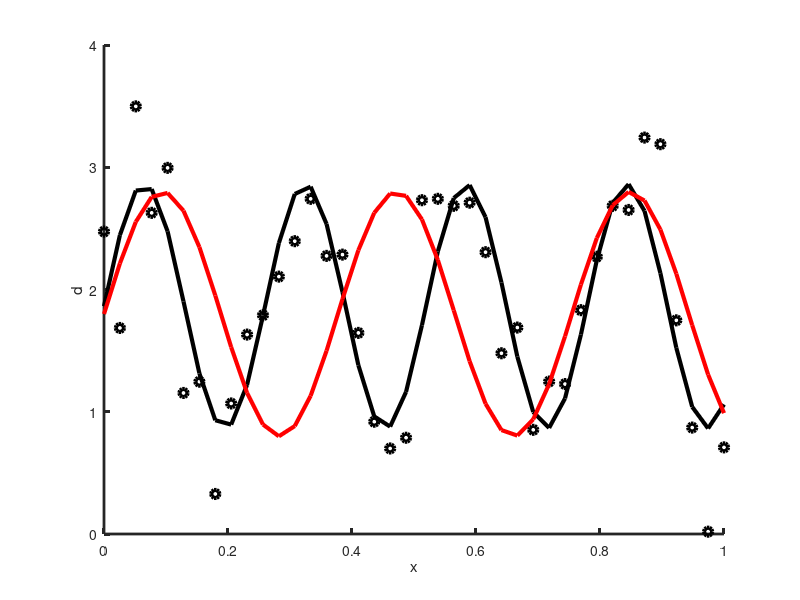
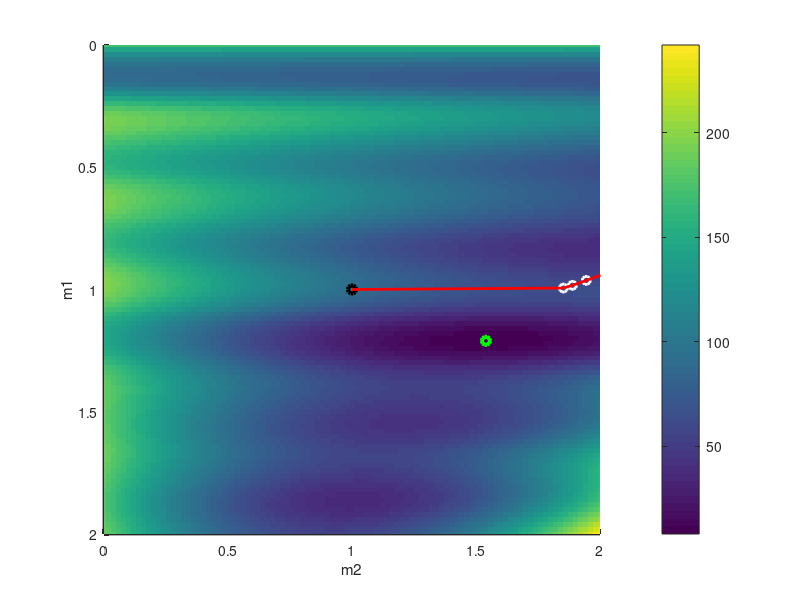
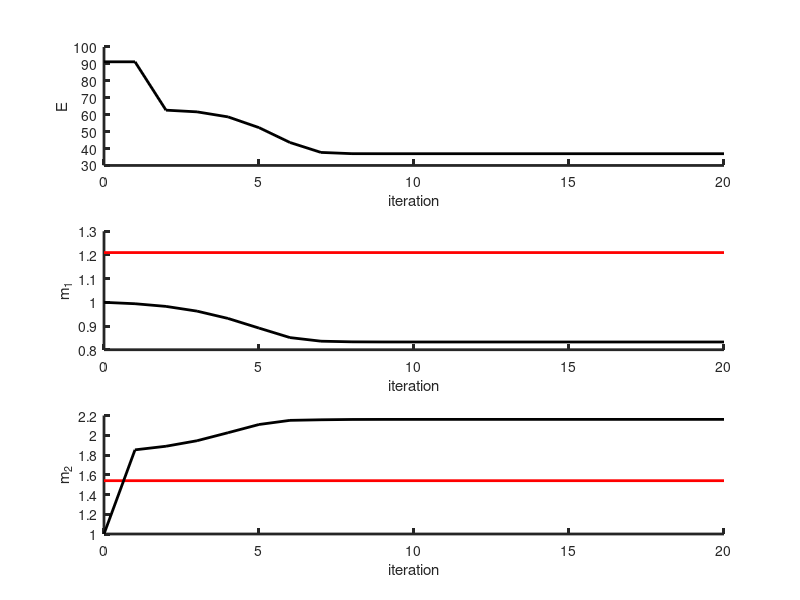

MATLAB code to generate these figures, in order:
% gda09_11
% Newton's method example

% data are in a sinple auxillary variable, x
N=40;
xmin=0;
xmax=1.0;
Dx=(xmax-xmin)/(N-1);
x = Dx*[0:N-1]';

% true model parameters
M=2;
mt = [1.21, 1.54]';

% y=f(x, m1, m2);
w0=20;
dtrue = sin(w0*mt(1)*x) + mt(1)*mt(2);
sd=0.4;
dobs = dtrue + random('Normal',0,sd,N,1);

% plot data
figure(1);
clf;
set(gca,'LineWidth',2);
hold on;
axis( [0, xmax, 0, 4 ] );
plot(x,dtrue,'k-','LineWidth',3);
plot(x,dobs,'ko','LineWidth',3);
xlabel('x');
ylabel('d');

% 2D grid, for plotting purposes only
L = 101;
Dm = 0.02;
m1min=0;
m2min=0;
m1a = m1min+Dm*[0:L-1]';
m2a = m2min+Dm*[0:L-1]';
m1max = m1a(L);
m2max = m2a(L);

% compute error, E, on grid for plotting purposed only
E = zeros(L,L);
for j = [1:L]
for k = [1:L]
    dpre = sin(w0*m1a(j)*x) + m1a(j)*m2a(k);
    E(j,k) = (dobs-dpre)'*(dobs-dpre);
end
end

figure(2);
clf;
set(gca,'LineWidth',2);
hold on;
axis( [m2min, m2max, m1min, m1max] );
axis ij;
imagesc( [m2min, m2max], [m1min, m1max], E);
colorbar;
xlabel('m2');
ylabel('m1');
plot( mt(2), mt(1), 'go', 'LineWidth', 3 );

% Newton's method, calculate derivatives
% y = sin( w0 m1  x) + m1 m2;
% dy/dm1 = w0 x cos( w0 m1 x) + m2
% dy/dm2 = m2                                             <----- error,  dy/dm2 = m1     09/11/2022

% initial guess and corresponding error
mg=[1,1]';
dg = sin(w0*mg(1)*x) + mg(1)*mg(2);
Eg = (dobs-dg)'*(dobs-dg);
plot( mg(2), mg(1), 'ko', 'LineWidth', 3 );

% save solution and minimum error as a function of iteration number
Niter=20;
Ehis=zeros(Niter+1,1);
m1his=zeros(Niter+1,1);
m2his=zeros(Niter+1,1);
Ehis(1)=Eg;
m1his(1)=mg(1);
m2his(1)=mg(2);

% iterate to improve initial guess
G = zeros(N,M);
for k = [1:Niter]

    dg = sin( w0*mg(1)*x) + mg(1)*mg(2);
    dd = dobs-dg;
    Eg=dd'*dd;
    Ehis(k+1)=Eg;
    
    G = zeros(N,2);
    G(:,1) = w0 * x .* cos( w0 * mg(1) * x ) + mg(2);
%%%%    G(:,2) = mg(2)*ones(N,1);                                          <----- error,  dy/dm2 = m1     09/11/2022
    G(:,2) = mg(1)*ones(N,1);        
    
    % least squares solution
    dm = (G'*G)\(G'*dd);
    
    % update
    mg = mg+dm;
    plot( mg(2), mg(1), 'wo', 'LineWidth', 2 );
    
    m1his(k+1)=mg(1);
    m2his(k+1)=mg(2);
    plot( [m2his(1+k-1), m2his(1+k) ], [m1his(1+k-1), m1his(1+k) ], 'r', 'LineWidth', 2 );
    
end
m1est = m1his(Niter+1);
m2est = m2his(Niter+1);

plot( mt(2), mt(1), 'go', 'LineWidth', 2 );
plot( mg(2), mg(1), 'ro', 'LineWidth', 2 );
    

figure(3);
clf;
subplot(3,1,1);
set(gca,'LineWidth',2);
hold on;
plot( [0:Niter], Ehis, 'k-', 'LineWidth', 2 );
xlabel('iteration');
ylabel('E');
subplot(3,1,2);
set(gca,'LineWidth',2);
hold on;
plot( [0, Niter], [mt(1), mt(1)], 'r', 'LineWidth', 2 );
plot( [0:Niter], m1his, 'k-', 'LineWidth', 2 );
xlabel('iteration');
ylabel('m_1');
subplot(3,1,3);
set(gca,'LineWidth',2);
hold on;
plot( [0, Niter], [mt(2), mt(2)], 'r', 'LineWidth', 2 );
plot( [0:Niter], m2his, 'k-', 'LineWidth', 2 );
xlabel('iteration');
ylabel('m_2');
    
% evaluate prediction and plot it
figure(1);
dpre = sin(w0*m1est*x) + m1est*m2est;
plot(x,dpre,'r-','LineWidth',3);

